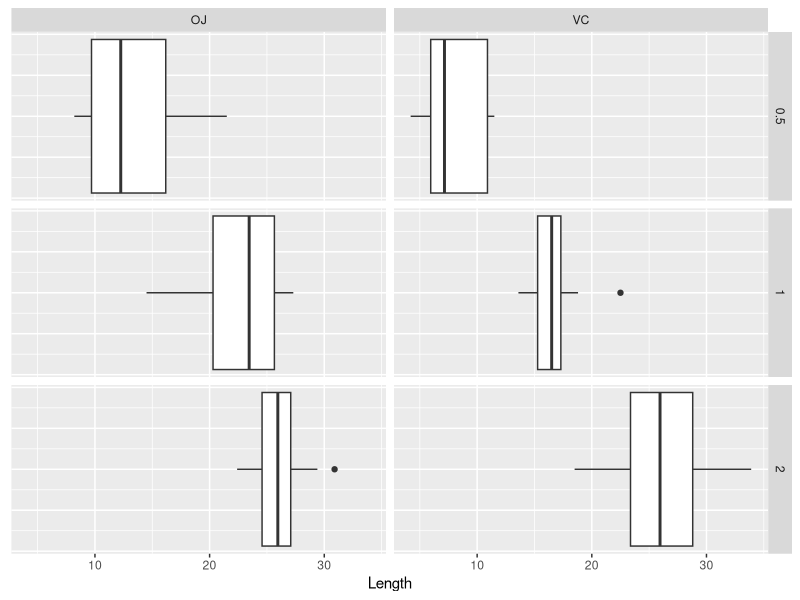
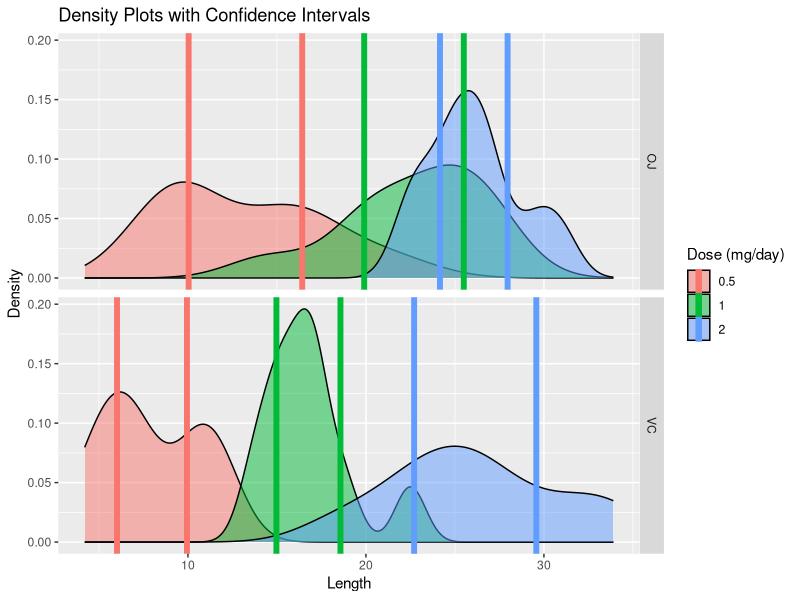

The R source for these figures, in order:
## ---- chunk 1
knitr::opts_chunk$set(echo = FALSE)
## ---- chunk 2
library(datasets); library(tidyverse) 
library(gridExtra); library(knitr)
phi <- (1+sqrt(5))/2 #For fig dimensions
data("ToothGrowth")
dat <- ToothGrowth
## ---- chunk 3
grouped <- group_by(dat, dose, supp)
ggplot(grouped, aes(len)) +
        geom_boxplot() +
        theme(axis.ticks.y = element_blank(),
              axis.text.y = element_blank()) +
        facet_grid(dose~supp) +
        xlab("Length")
        
        
summary <- summarize(grouped, 
          Count = sum(!is.na(len)), Mean = mean(len), Median = median(len), 
          Range = paste0("[",range(len)[1], ", ", range(len)[2], "]"),
          Shaprio_Wilk_Test = round(shapiro.test(len)$p.value, 3))
kable(summary)
## ---- chunk 4
subsets <- matrix(rep(rep(NA, 10), 6), nrow = 6, ncol = 10)
CIs <- matrix(rep(rep(NA, 2), 6), nrow = 6, ncol = 2)
a <- 0.05
for (i in 0:5) {
        subsets[i + 1,] <- seq(1 + 10*i, 10*(i + 1), by = 1)
        con <- t.test(dat[subsets[i + 1,],]$len, 
                      alternative = "two.sided", conf.level = 1 - a)$conf.int
        CIs[i + 1, 1] <- con[1]
        CIs[i + 1, 2] <- con[2]
}
CIs <- data.frame(LB = CIs[,1], UB = CIs[,2], 
                  supp = rep(c("VC", "OJ"), each = 3),
                  dose = rep(c(0.5,1.0,2.0), times = 2))
## ---- chunk 5
ggplot(grouped, aes(len)) +
        facet_grid(supp~.) +
        geom_density(aes(group = dose, fill = as.factor(dose)), alpha = 0.5) +
        geom_vline(data = CIs[CIs$supp == "VC",], lwd = 2, 
                    aes(xintercept = LB, 
                        group = dose, color = as.factor(dose))) +
        geom_vline(data = CIs[CIs$supp == "VC",], lwd = 2, 
                    aes(xintercept = UB, 
                        group = dose, color = as.factor(dose))) +
        geom_vline(data = CIs[CIs$supp == "OJ",], lwd = 2, 
                    aes(xintercept = LB, 
                        group = dose, color = as.factor(dose))) +
        geom_vline(data = CIs[CIs$supp == "OJ",], lwd = 2,
                    aes(xintercept = UB, 
                        group = dose, color = as.factor(dose))) +
        labs(x = "Length", y = "Density", 
             fill = "Dose (mg/day)", color = "Dose (mg/day)") + 
        ggtitle("Density Plots with Confidence Intervals")
## ---- chunk 6
#Ceiling and floor-ing values to maintain confidence level
CIs$LB <- ceiling(CIs$LB*100)/100
CIs$UB <- floor(CIs$UB*100)/100
names(CIs) <- c("Lower_Bound", "Upper_Bound",
                "supp", "dose")
kable(CIs)
